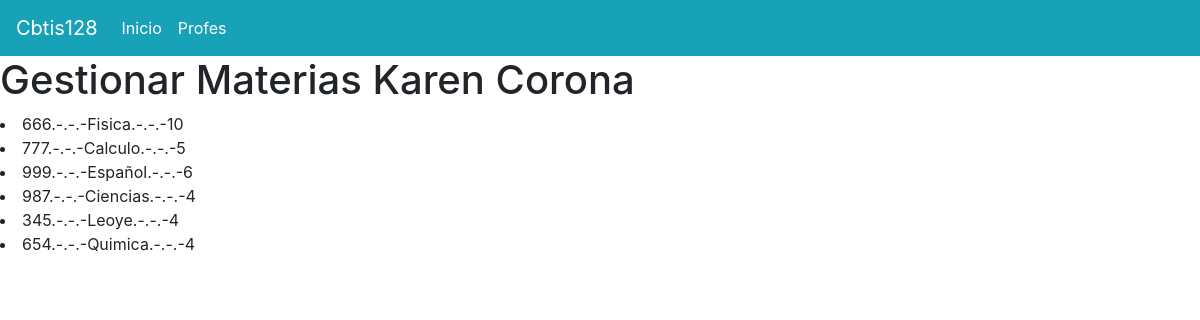
The page / on the database its author committed.
### materia_app/models.py (models this page shows, shortened)
class Materia(models.Model): #registros
    codigo=models.CharField(primary_key=True,max_length=6)
    nombre=models.CharField(max_length=100)
    creditos=models.PositiveSmallIntegerField()

### materia_app/views.py (the view)
# urls.py: path("",views.inicio_vista,name="views.inicio_vista")
def inicio_vista(request):
    ListadoMaterias=Materia.objects.all()
    return render(request,"gestionarMateria.html",{"lasmaterias":ListadoMaterias})

### materia_app/templates/gestionarMateria.html (shortened to what this page needs)
{% extends "base.html" %}
{% block cuerpo %}
<h1>Gestionar Materias Karen Corona </h1>
{% for m in lasmaterias%}
<li>{{m.codigo}}.-.-.-{{m.nombre}}.-.-.-{{m.creditos}}</li>
{% endfor %}
{% endblock %}

### materia_app/templates/base.html (shortened to what this page needs)
<!DOCTYPE html>
<html lang="es">
<head>
    <link rel="stylesheet" href="https://cdn.jsdelivr.net/npm/bootstrap@4.3.1/dist/css/bootstrap.min.css">
</head>
<body>
<nav class="navbar navbar-expand-lg navbar-light bg-info">
    <a class="navbar-brand text-white" href="#">Cbtis128</a>
    <div class="collapse navbar-collapse " id="navbarNav">
        <ul class="navbar-nav">
        <li class="nav-item active">
            <a class="nav-link text-white" href="#">Inicio <span class="sr-only">(current)</span></a>
        </li>
        <li class="nav-item">
            <a class="nav-link  text-white " href="#">Profes</a>
        </li>
        </ul>
    </div>
    </nav>
   {% block cuerpo %}{% endblock %}
</body>
</html>

### rows shown on the page
Materia: codigo "666", nombre "Fisica", creditos "10"
Materia: codigo "777", nombre "Calculo", creditos "5"
Materia: codigo "999", nombre "Español", creditos "6"
Materia: codigo "987", nombre "Ciencias", creditos "4"
Materia: codigo "345", nombre "Leoye", creditos "4"
Materia: codigo "654", nombre "Quimica", creditos "4"
